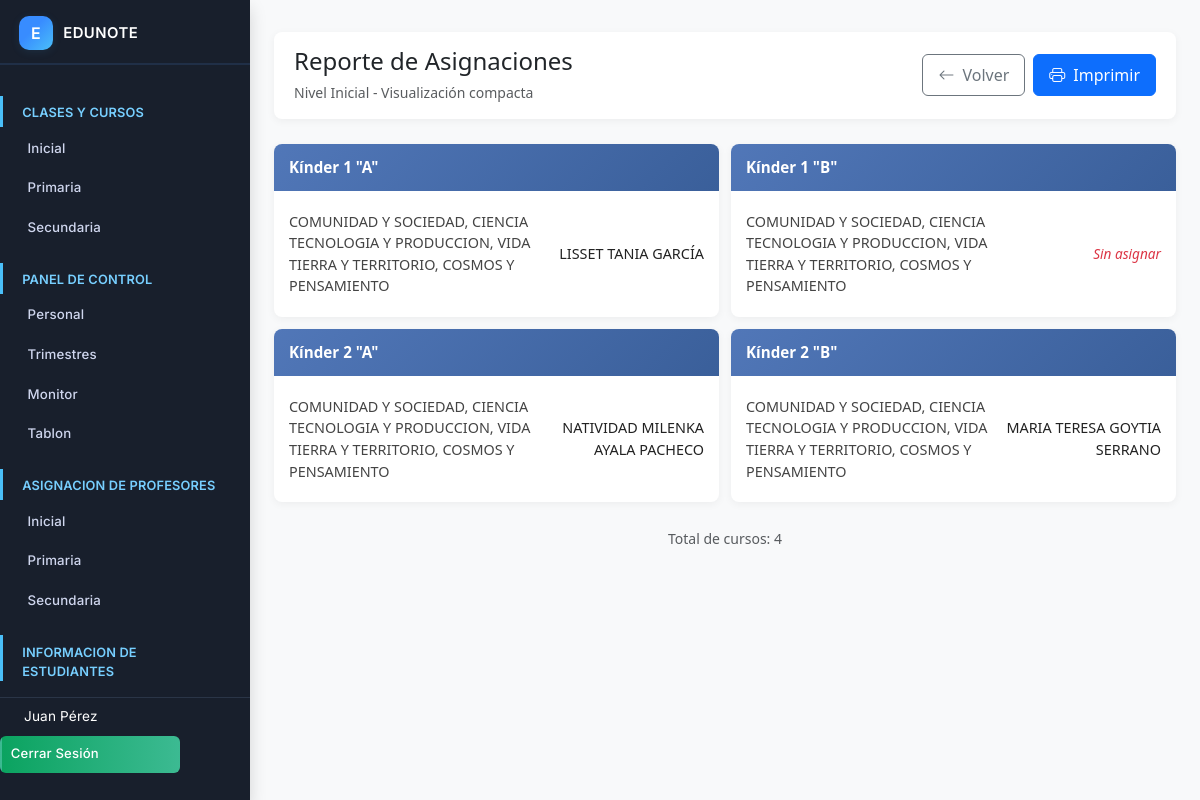
Screenshot of /admin/reporte_inicial.php (signed in) with the database file from the repository.
### tables this page shows
CREATE TABLE `cursos` (
  `id_curso` int(11) NOT NULL,
  `nivel` varchar(20) NOT NULL COMMENT 'Ej: Kinder, Primaria, Secundaria',
  `curso` int(11) NOT NULL COMMENT 'Número del curso, ej: 1, 2, 3',
  `paralelo` varchar(5) NOT NULL COMMENT 'Ej: A, B, C'
);

CREATE TABLE `materias` (
  `id_materia` int(11) NOT NULL,
  `nombre_materia` varchar(255) NOT NULL COMMENT 'Nombre de la materia, ej: Matemáticas, Física',
  `es_submateria` tinyint(1) DEFAULT 0,
  `materia_padre_id` int(11) DEFAULT NULL,
  `es_extra` tinyint(1) NOT NULL DEFAULT 0
);

### admin/reporte_inicial.php (the view, shortened to what this page needs)
<?php
$database = new Database();
$conn = $database->connect();
$reporte_query = "
    SELECT
        c.curso,
        c.paralelo,
        m.nombre_materia,
        CONCAT(p.nombres, ' ', p.apellidos) AS profesor_nombre
    FROM cursos c
    JOIN cursos_materias cm ON c.id_curso = cm.id_curso
    JOIN materias m ON cm.id_materia = m.id_materia
    LEFT JOIN profesores_materias_cursos pmc ON cm.id_curso_materia = pmc.id_curso_materia
    LEFT JOIN personal p ON pmc.id_personal = p.id_personal
    WHERE c.nivel = 'Inicial'
    ORDER BY c.curso, c.paralelo, m.nombre_materia";
$stmt = $conn->query($reporte_query);
$reporte_data = $stmt->fetchAll(PDO::FETCH_ASSOC);
$cursos_agrupados = [];
foreach ($reporte_data as $row) {
    $key = "Kínder {$row['curso']} \"{$row['paralelo']}\"";
    if (!isset($cursos_agrupados[$key])) {
        $cursos_agrupados[$key] = [];
    }
    $cursos_agrupados[$key][] = $row;
}
?>
<!DOCTYPE html>
<html lang="es">
<head>
    <link rel="stylesheet" href="../css/bootstrap.min.css">
    <link rel="stylesheet" href="https://cdn.jsdelivr.net/npm/bootstrap-icons@1.11.3/font/bootstrap-icons.min.css">
</head>
<body>
    <div class="sidebar d-flex flex-column">
        <?php include '../includes/sidebar.php'; ?>
    </div>
    <div class="main-content">
        <div class="actions-bar">
            <div>
                <h4 class="mb-1">Reporte de Asignaciones</h4>
                <small class="text-muted">Nivel Inicial - Visualización compacta</small>
            </div>
            <div class="d-flex gap-2">
                <a href="asig_ini.php" class="btn-accion btn btn-outline-secondary">
                    <i class="bi bi-arrow-left"></i> Volver
                </a>
                <button class="btn-accion btn btn-primary" onclick="window.print()">
                    <i class="bi bi-printer"></i> Imprimir
                </button>
            </div>
        </div>
        <div id="reporte-container">
            <div class="report-grid">
                <?php foreach ($cursos_agrupados as $nombre_curso => $materias): ?>
                    <div class="report-card">
                        <div class="report-header">
                            <?= $nombre_curso ?>
                        </div>
                        <div class="report-body">
                            <?php foreach ($materias as $materia): ?>
                                <div class="materia-row">
                                    <div class="materia-nombre">
                                        <?= htmlspecialchars($materia['nombre_materia']) ?>
                                    </div>
                                    <div class="profesor-nombre">
                                        <?php if (!empty($materia['profesor_nombre'])): ?>
                                            <?= htmlspecialchars($materia['profesor_nombre']) ?>
                                        <?php else: ?>
                                            <span class="sin-asignar">Sin asignar</span>
                                        <?php endif; ?>
                                    </div>
                                </div>
                            <?php endforeach; ?>
                        </div>
                    </div>
                <?php endforeach; ?>
            </div>
            <div class="text-center mt-4 d-print-none">
                <small class="text-muted">Total de cursos: <?= count($cursos_agrupados) ?></small>
            </div>
        </div>
    </div>
</body>
</html>

### admin/reporte_inicial.php (style rules this page uses)
body { background: #f8f9fa; font-family: 'Segoe UI', system-ui, -apple-system; }
.main-content { margin-left: 250px; padding: 32px 24px; }
.sidebar { position: fixed; left: 0; top: 0; width: 250px; height: 100vh; background: #212c3a; color: #fff; z-index: 1000; }
.report-grid { display: grid; grid-template-columns: repeat(2, 1fr); gap: 12px; margin-top: 20px; }
.report-card { background: white; border-radius: 8px; box-shadow: 0 2px 8px rgba(0,0,0,0.05); overflow: hidden; transition: transform 0.2s; }
.report-header { background: linear-gradient(135deg, #5177b8 0%, #3a5f9a 100%); color: white; padding: 12px 15px; font-size: 0.95rem; font-weight: 600; }
.report-body { padding: 12px 15px; }
.materia-row { display: flex; justify-content: space-between; align-items: center; padding: 8px 0; border-bottom: 1px solid #f0f0f0; font-size: 0.9rem; }
.materia-row:last-child { border-bottom: none; }
.materia-nombre { color: #444; width: 60%; }
.profesor-nombre { color: #222; width: 40%; text-align: right; font-weight: 500; }
.sin-asignar { color: #dc3545; font-style: italic; font-size: 0.85rem; }
.actions-bar { background: white; padding: 15px 20px; border-radius: 8px; margin-bottom: 25px; box-shadow: 0 2px 8px rgba(0,0,0,0.05); display: flex; justify-content: space-between; align-items: center; }
.btn-accion { padding: 8px 15px; display: inline-flex; align-items: center; gap: 8px; transition: all 0.2s; }

### rows the page displays
cursos: materias.nombre_materia "COMUNIDAD Y SOCIEDAD, CIENCIA TECNOLOGIA Y PRODUCCION, VIDA TIERRA Y TERRITORIO, COSMOS Y PENSAMIENTO", profesor_nombre "LISSET TANIA GARCÍA"
cursos: materias.nombre_materia "COMUNIDAD Y SOCIEDAD, CIENCIA TECNOLOGIA Y PRODUCCION, VIDA TIERRA Y TERRITORIO, COSMOS Y PENSAMIENTO", shows "Sin asignar"
cursos: materias.nombre_materia "COMUNIDAD Y SOCIEDAD, CIENCIA TECNOLOGIA Y PRODUCCION, VIDA TIERRA Y TERRITORIO, COSMOS Y PENSAMIENTO", profesor_nombre "NATIVIDAD MILENKA AYALA PACHECO"
cursos: materias.nombre_materia "COMUNIDAD Y SOCIEDAD, CIENCIA TECNOLOGIA Y PRODUCCION, VIDA TIERRA Y TERRITORIO, COSMOS Y PENSAMIENTO", profesor_nombre "MARIA TERESA GOYTIA SERRANO"

### other values shown
$_SESSION['user_name'] "Juan Pérez"
$nombre_curso "Kínder 1 \"A\""
$nombre_curso "Kínder 1 \"B\""
$nombre_curso "Kínder 2 \"A\""
$nombre_curso "Kínder 2 \"B\""
count($cursos_agrupados) "4"
